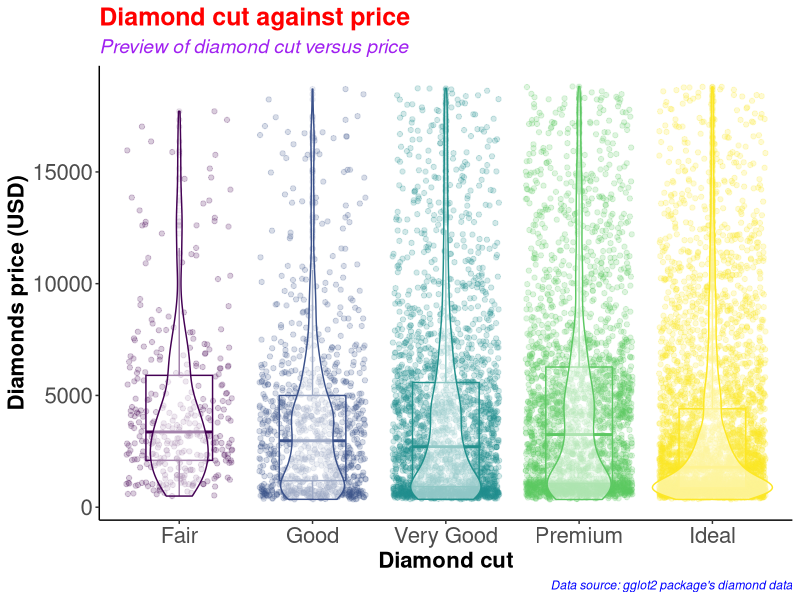

Write R code to recreate this figure. (Note: this script raises an error after producing the figure.)
#########################################
# Name: Wyclife Agumba Oluoch           #   
# E-mail: wyclifeoluoch@gmail.com       #
# GitHub: https://github.com/Wycology   #
# Task: Boxplot and violin plots in one #
# Date: 4th Jan 2021                    #
# Last edited: 22nd July 2021           #
#########################################

# Loading the necessary libraries for the project

base::library(tidyverse) # This is for data wrangling and plotting.
base::library(RColorBrewer) # This is for generating color pallets for the plots.

diamonds_df <- diamonds # Saving the diamonds data-set to a new object in R.

utils::head(diamonds) # Checking the variables in the data-set for subsequent analyses
base::nrow(diamonds) # Checking for the number of rows in the data. 53940 observations
base::ncol(diamonds) # Checking the number of variables in the data-set. 10 variables

diamonds_df %>% # Picking the diamonds data, and then
  dplyr::slice_sample(n = 0.2*(nrow(diamonds))) %>% # Picking a portion of the data-set
  ggplot2::ggplot(ggplot2::aes(x = cut, y = price, color = cut)) + # Adding the mapping variables
  ggplot2::geom_point(position = "jitter", alpha = 0.2) + # Adding jitter and alpha
  ggplot2::geom_boxplot(alpha = 0.1, width = 0.5) + # Modifying dimensions of the boxplot 
  ggplot2::geom_violin(alpha = 0.5) + # Adding violin plot on top of the box and jitter
  ggplot2::theme_classic() + # Adding my preferred theme for publication.
  ggplot2::theme(legend.position = "none") + # Removing the legend; it is on the x-axis
  ggplot2::labs(x = "Diamond cut", # Labels the x-axis.
       y = "Diamonds price (USD)", # Labeling the y-axis
       title = "Diamond cut against price", # Setting tibble of the plot
       subtitle = "Preview of diamond cut versus price", # Descriptive title beneath TITLE
       caption = "Data source: gglot2 package's diamond data") +
  ggplot2::theme(axis.text = ggplot2::element_text(size=16), # Size of labels on tick-marks
        axis.title = ggplot2::element_text(size=16,face="bold")) + # Size of axis labels
  ggplot2::theme(plot.title = ggplot2::element_text(color = 'red', size = 18, face = 'bold'),
        plot.subtitle = ggplot2::element_text(color = 'purple', size = 14, face = 'italic'),
        plot.caption = ggplot2::element_text(color = 'blue', face = 'italic'))

diamonds %>% # Picking the diamonds data, and then
  dplyr::filter(cut == 'Very Good') %>% # Picking the very good cut 
  utils::nrow() # counting the number of rows with very good cut

diamonds %>% 
  dplyr::select(cut) %>% 
  table() %>% 
  barplot(col = c('green', 'red', 'blue', 'yellow', 'purple'))

# Instead of specifying the colors, we can simply use the color brewer panel 

diamonds %>% 
  select(cut) %>% 
  table() %>% 
  barplot(col = brewer.pal(n = 5, name = "RdBu"))
# To display more brewer colors options to use, run the following function:

display.brewer.all()

# Can also use rainbow colors

diamonds %>% 
  select(cut) %>% 
  table() %>% 
  barplot(col = rainbow(5))

# Can also use heat.colors
diamonds %>% 
  select(cut) %>% 
  table() %>% 
  barplot(col = heat.colors(5))

# Can also use topographic colors

diamonds %>% 
  select(cut) %>% 
  table() %>% 
  barplot(col = topo.colors(5))

# Can also use terrain colors for the plot
diamonds %>% 
  select(cut) %>% 
  table() %>% 
  barplot(col = terrain.colors(5))

# Can also use cm.colors
diamonds %>% 
  select(cut) %>% 
  table() %>% 
  barplot(col = cm.colors(5)) 

# That is awesome. Good for the day.
